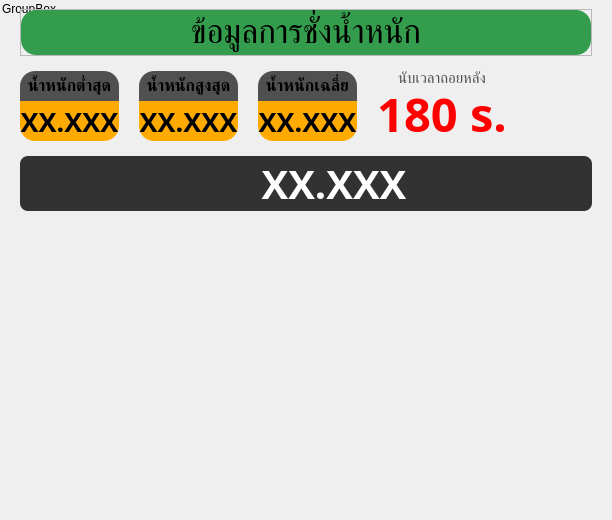
         <widget class="QWidget" name="weighing_page">
          <property name="styleSheet">
           <string notr="true">QGroupBox {
	border: none
}</string>
          </property>
          <layout class="QVBoxLayout" name="verticalLayout_27">
           <property name="spacing">
            <number>0</number>
           </property>
           <property name="leftMargin">
            <number>0</number>
           </property>
           <property name="topMargin">
            <number>0</number>
           </property>
           <property name="rightMargin">
            <number>0</number>
           </property>
           <property name="bottomMargin">
            <number>0</number>
           </property>
           <item>
            <widget class="QGroupBox" name="weight_summary_main_group">
             <property name="minimumSize">
              <size>
               <width>0</width>
               <height>220</height>
              </size>
             </property>
             <property name="maximumSize">
              <size>
               <width>16777215</width>
               <height>220</height>
              </size>
             </property>
             <property name="title">
              <string>GroupBox</string>
             </property>
             <layout class="QVBoxLayout" name="verticalLayout_9">
              <property name="spacing">
               <number>15</number>
              </property>
              <property name="leftMargin">
               <number>20</number>
              </property>
              <property name="rightMargin">
               <number>20</number>
              </property>
              <item>
               <widget class="QFrame" name="weight_summary_title_frame">
                <property name="maximumSize">
                 <size>
                  <width>16777215</width>
                  <height>60</height>
                 </size>
                </property>
                <property name="frameShape">
                 <enum>QFrame::Shape::StyledPanel</enum>
                </property>
                <property name="frameShadow">
                 <enum>QFrame::Shadow::Raised</enum>
                </property>
                <layout class="QHBoxLayout" name="horizontalLayout_34">
                 <property name="spacing">
                  <number>0</number>
                 </property>
                 <property name="leftMargin">
                  <number>0</number>
                 </property>
                 <property name="topMargin">
                  <number>0</number>
                 </property>
                 <property name="rightMargin">
                  <number>0</number>
                 </property>
                 <property name="bottomMargin">
                  <number>0</number>
                 </property>
                 <item>
                  <widget class="QLabel" name="weight_summary_title">
                   <property name="maximumSize">
                    <size>
                     <width>16777215</width>
                     <height>50</height>
                    </size>
                   </property>
                   <property name="font">
                    <font>
                     <family>Kanit</family>
                     <pointsize>25</pointsize>
                    </font>
                   </property>
                   <property name="styleSheet">
                    <string notr="true">background-color: rgb(52, 157, 77);
border-radius: 15px;</string>
                   </property>
                   <property name="text">
                    <string>ข้อมูลการชั่งน้ำหนัก</string>
                   </property>
                   <property name="alignment">
                    <set>Qt::AlignmentFlag::AlignCenter</set>
                   </property>
                  </widget>
                 </item>
                </layout>
               </widget>
              </item>
              <item>
               <widget class="QGroupBox" name="weight_summary_group">
                <property name="minimumSize">
                 <size>
                  <width>0</width>
                  <height>0</height>
                 </size>
                </property>
                <property name="maximumSize">
                 <size>
                  <width>16777215</width>
                  <height>70</height>
                 </size>
                </property>
                <property name="font">
                 <font>
                  <pointsize>5</pointsize>
                 </font>
                </property>
                <property name="styleSheet">
                 <string notr="true">#summary_weight_min_1, #summary_weight_min_2, #summary_average
 {
	background-color: rgb(255, 170, 0);
	border-bottom-left-radius: 15px;
	border-bottom-right-radius: 15px;
}

#summary_weight_min_label_1, #summary_weight_min_label_2, #summary_average_label {
	background-color: rgb(80, 80, 80);
	border-top-left-radius: 15px;
	border-top-right-radius: 15px;
}</string>
                </property>
                <property name="alignment">
                 <set>Qt::AlignmentFlag::AlignBottom|Qt::AlignmentFlag::AlignHCenter</set>
                </property>
                <layout class="QHBoxLayout" name="horizontalLayout_35">
                 <property name="spacing">
                  <number>20</number>
                 </property>
                 <property name="leftMargin">
                  <number>0</number>
                 </property>
                 <property name="topMargin">
                  <number>0</number>
                 </property>
                 <property name="rightMargin">
                  <number>0</number>
                 </property>
                 <property name="bottomMargin">
                  <number>0</number>
                 </property>
                 <item>
                  <widget class="QGroupBox" name="summary_weight_min_group_1">
                   <property name="layoutDirection">
                    <enum>Qt::LayoutDirection::LeftToRight</enum>
                   </property>
                   <property name="styleSheet">
                    <string notr="true"/>
                   </property>
                   <layout class="QVBoxLayout" name="verticalLayout_18">
                    <property name="spacing">
                     <number>0</number>
                    </property>
                    <property name="leftMargin">
                     <number>0</number>
                    </property>
                    <property name="topMargin">
                     <number>0</number>
                    </property>
                    <property name="rightMargin">
                     <number>0</number>
                    </property>
                    <property name="bottomMargin">
                     <number>0</number>
                    </property>
                    <item>
                     <widget class="QLabel" name="summary_weight_min_label_1">
                      <property name="font">
                       <font>
                        <family>Kanit</family>
                        <pointsize>12</pointsize>
                        <bold>true</bold>
                       </font>
                      </property>
                      <property name="layoutDirection">
                       <enum>Qt::LayoutDirection::LeftToRight</enum>
                      </property>
                      <property name="autoFillBackground">
                       <bool>false</bool>
                      </property>
                      <property name="styleSheet">
                       <string notr="true"/>
                      </property>
                      <property name="text">
                       <string>น้ำหนักต่ำสุด</string>
                      </property>
                      <property name="alignment">
                       <set>Qt::AlignmentFlag::AlignCenter</set>
                      </property>
                     </widget>
                    </item>
                    <item>
                     <widget class="QLabel" name="summary_weight_min_1">
                      <property name="minimumSize">
                       <size>
                        <width>0</width>
                        <height>40</height>
                       </size>
                      </property>
                      <property name="maximumSize">
                       <size>
                        <width>16777215</width>
                        <height>40</height>
                       </size>
                      </property>
                      <property name="font">
                       <font>
                        <family>Kanit</family>
                        <pointsize>20</pointsize>
                        <bold>true</bold>
                       </font>
                      </property>
                      <property name="styleSheet">
                       <string notr="true"/>
                      </property>
                      <property name="text">
                       <string>XX.XXX</string>
                      </property>
                      <property name="alignment">
                       <set>Qt::AlignmentFlag::AlignCenter</set>
                      </property>
                     </widget>
                    </item>
                   </layout>
                  </widget>
                 </item>
                 <item>
                  <widget class="QGroupBox" name="summary_weight_min_group_2">
                   <property name="layoutDirection">
                    <enum>Qt::LayoutDirection::LeftToRight</enum>
                   </property>
                   <property name="styleSheet">
                    <string notr="true"/>
                   </property>
                   <layout class="QVBoxLayout" name="verticalLayout_19">
                    <property name="spacing">
                     <number>0</number>
                    </property>
                    <property name="leftMargin">
                     <number>0</number>
                    </property>
                    <property name="topMargin">
                     <number>0</number>
                    </property>
                    <property name="rightMargin">
                     <number>0</number>
                    </property>
                    <property name="bottomMargin">
                     <number>0</number>
                    </property>
                    <item>
                     <widget class="QLabel" name="summary_weight_min_label_2">
                      <property name="font">
                       <font>
                        <family>Kanit</family>
                        <pointsize>12</pointsize>
                        <bold>true</bold>
                       </font>
                      </property>
                      <property name="layoutDirection">
                       <enum>Qt::LayoutDirection::LeftToRight</enum>
                      </property>
                      <property name="autoFillBackground">
                       <bool>false</bool>
                      </property>
                      <property name="styleSheet">
                       <string notr="true"/>
                      </property>
                      <property name="text">
                       <string>น้ำหนักสูงสุด</string>
                      </property>
                      <property name="alignment">
                       <set>Qt::AlignmentFlag::AlignCenter</set>
                      </property>
                     </widget>
                    </item>
                    <item>
                     <widget class="QLabel" name="summary_weight_min_2">
                      <property name="minimumSize">
                       <size>
                        <width>0</width>
                        <height>40</height>
                       </size>
                      </property>
                      <property name="maximumSize">
                       <size>
                        <width>16777215</width>
                        <height>40</height>
                       </size>
                      </property>
                      <property name="font">
                       <font>
                        <family>Kanit</family>
                        <pointsize>20</pointsize>
                        <bold>true</bold>
                       </font>
                      </property>
                      <property name="styleSheet">
                       <string notr="true"/>
                      </property>
                      <property name="text">
                       <string>XX.XXX</string>
                      </property>
                      <property name="alignment">
                       <set>Qt::AlignmentFlag::AlignCenter</set>
                      </property>
                     </widget>
                    </item>
                   </layout>
                  </widget>
                 </item>
                 <item>
                  <widget class="QGroupBox" name="average_summary_group">
                   <property name="layoutDirection">
                    <enum>Qt::LayoutDirection::LeftToRight</enum>
                   </property>
                   <property name="styleSheet">
                    <string notr="true"/>
                   </property>
                   <layout class="QVBoxLayout" name="verticalLayout_20">
                    <property name="spacing">
                     <number>0</number>
                    </property>
                    <property name="leftMargin">
                     <number>0</number>
                    </property>
                    <property name="topMargin">
                     <number>0</number>
                    </property>
                    <property name="rightMargin">
                     <number>0</number>
                    </property>
                    <property name="bottomMargin">
                     <number>0</number>
                    </property>
                    <item>
                     <widget class="QLabel" name="summary_average_label">
                      <property name="font">
                       <font>
                        <family>Kanit</family>
                        <pointsize>12</pointsize>
                        <bold>true</bold>
                       </font>
                      </property>
                      <property name="layoutDirection">
                       <enum>Qt::LayoutDirection::LeftToRight</enum>
                      </property>
                      <property name="autoFillBackground">
                       <bool>false</bool>
                      </property>
                      <property name="styleSheet">
                       <string notr="true"/>
                      </property>
                      <property name="text">
                       <string>น้ำหนักเฉลี่ย</string>
                      </property>
                      <property name="alignment">
                       <set>Qt::AlignmentFlag::AlignCenter</set>
                      </property>
                     </widget>
                    </item>
                    <item>
                     <widget class="QLabel" name="summary_average">
                      <property name="minimumSize">
                       <size>
                        <width>0</width>
                        <height>40</height>
                       </size>
                      </property>
                      <property name="maximumSize">
                       <size>
                        <width>16777215</width>
                        <height>40</height>
                       </size>
                      </property>
                      <property name="font">
                       <font>
                        <family>Kanit</family>
                        <pointsize>20</pointsize>
                        <bold>true</bold>
                       </font>
                      </property>
                      <property name="styleSheet">
                       <string notr="true"/>
                      </property>
                      <property name="text">
                       <string>XX.XXX</string>
                      </property>
                      <property name="alignment">
                       <set>Qt::AlignmentFlag::AlignCenter</set>
                      </property>
                     </widget>
                    </item>
                   </layout>
                  </widget>
                 </item>
                 <item>
                  <widget class="QGroupBox" name="timeout_group">
                   <property name="minimumSize">
                    <size>
                     <width>0</width>
                     <height>0</height>
                    </size>
                   </property>
                   <property name="maximumSize">
                    <size>
                     <width>16777215</width>
                     <height>70</height>
                    </size>
                   </property>
                   <property name="font">
                    <font>
                     <pointsize>1</pointsize>
                    </font>
                   </property>
                   <property name="alignment">
                    <set>Qt::AlignmentFlag::AlignCenter</set>
                   </property>
                   <property name="checkable">
                    <bool>false</bool>
                   </property>
                   <property name="checked">
                    <bool>false</bool>
                   </property>
                   <layout class="QVBoxLayout" name="verticalLayout_26">
                    <property name="spacing">
                     <number>0</number>
                    </property>
                    <property name="leftMargin">
                     <number>0</number>
                    </property>
                    <property name="topMargin">
                     <number>0</number>
                    </property>
                    <property name="rightMargin">
                     <number>0</number>
                    </property>
                    <property name="bottomMargin">
                     <number>0</number>
                    </property>
                    <item>
                     <widget class="QLabel" name="timeout_title">
                      <property name="font">
                       <font>
                        <family>Kanit</family>
                        <pointsize>11</pointsize>
                       </font>
                      </property>
                      <property name="styleSheet">
                       <string notr="true">color: rgb(80, 80, 80);</string>
                      </property>
                      <property name="text">
                       <string>นับเวลาถอยหลัง</string>
                      </property>
                      <property name="alignment">
                       <set>Qt::AlignmentFlag::AlignCenter</set>
                      </property>
                     </widget>
                    </item>
                    <item>
                     <widget class="QLabel" name="timeout">
                      <property name="font">
                       <font>
                        <family>Kanit</family>
                        <pointsize>35</pointsize>
                        <bold>true</bold>
                       </font>
                      </property>
                      <property name="styleSheet">
                       <string notr="true">color: rgb(255, 0, 0);</string>
                      </property>
                      <property name="text">
                       <string>180 s.</string>
                      </property>
                      <property name="alignment">
                       <set>Qt::AlignmentFlag::AlignCenter</set>
                      </property>
                     </widget>
                    </item>
                   </layout>
                  </widget>
                 </item>
                 <item>
                  <widget class="QPushButton" name="button_exit">
                   <property name="minimumSize">
                    <size>
                     <width>65</width>
                     <height>65</height>
                    </size>
                   </property>
                   <property name="maximumSize">
                    <size>
                     <width>65</width>
                     <height>65</height>
                    </size>
                   </property>
                   <property name="cursor">
                    <cursorShape>PointingHandCursor</cursorShape>
                   </property>
                   <property name="styleSheet">
                    <string notr="true">border: none;</string>
                   </property>
                   <property name="text">
                    <string/>
                   </property>
                   <property name="icon">
                    <iconset resource="resource.qrc">
                     <normaloff>:/assets/icon/exit.png</normaloff>:/assets/icon/exit.png</iconset>
                   </property>
                   <property name="iconSize">
                    <size>
                     <width>60</width>
                     <height>60</height>
                    </size>
                   </property>
                  </widget>
                 </item>
                </layout>
               </widget>
              </item>
              <item>
               <widget class="QWidget" name="current_weight_widget" native="true">
                <property name="minimumSize">
                 <size>
                  <width>0</width>
                  <height>55</height>
                 </size>
                </property>
                <property name="styleSheet">
                 <string notr="true">background-color: rgb(50, 50, 50);
color: rgb(255, 255, 255);
border-radius: 8px;</string>
                </property>
                <layout class="QHBoxLayout" name="horizontalLayout_12">
                 <property name="leftMargin">
                  <number>20</number>
                 </property>
                 <property name="topMargin">
                  <number>0</number>
                 </property>
                 <property name="rightMargin">
                  <number>20</number>
                 </property>
                 <property name="bottomMargin">
                  <number>0</number>
                 </property>
                 <item>
                  <spacer name="horizontalSpacer">
                   <property name="orientation">
                    <enum>Qt::Orientation::Horizontal</enum>
                   </property>
                   <property name="sizeHint" stdset="0">
                    <size>
                     <width>40</width>
                     <height>20</height>
                    </size>
                   </property>
                  </spacer>
                 </item>
                 <item>
                  <widget class="QLabel" name="current_weight_label">
                   <property name="minimumSize">
                    <size>
                     <width>50</width>
                     <height>50</height>
                    </size>
                   </property>
                   <property name="maximumSize">
                    <size>
                     <width>50</width>
                     <height>50</height>
                    </size>
                   </property>
                   <property name="text">
                    <string/>
                   </property>
                   <property name="pixmap">
                    <pixmap resource="resource.qrc">:/assets/icon/weighing.png</pixmap>
                   </property>
                   <property name="scaledContents">
                    <bool>true</bool>
                   </property>
                   <property name="alignment">
                    <set>Qt::AlignmentFlag::AlignCenter</set>
                   </property>
                  </widget>
                 </item>
                 <item>
                  <widget class="QLabel" name="current_weight">
                   <property name="minimumSize">
                    <size>
                     <width>200</width>
                     <height>0</height>
                    </size>
                   </property>
                   <property name="maximumSize">
                    <size>
                     <width>200</width>
                     <height>16777215</height>
                    </size>
                   </property>
                   <property name="font">
                    <font>
                     <family>Kanit</family>
                     <pointsize>30</pointsize>
                     <italic>false</italic>
                     <bold>true</bold>
                     <underline>false</underline>
                     <strikeout>false</strikeout>
                    </font>
                   </property>
                   <property name="text">
                    <string>XX.XXX</string>
                   </property>
                   <property name="alignment">
                    <set>Qt::AlignmentFlag::AlignCenter</set>
                   </property>
                  </widget>
                 </item>
                 <item>
                  <spacer name="horizontalSpacer_6">
                   <property name="orientation">
                    <enum>Qt::Orientation::Horizontal</enum>
                   </property>
                   <property name="sizeHint" stdset="0">
                    <size>
                     <width>40</width>
                     <height>20</height>
                    </size>
                   </property>
                  </spacer>
                 </item>
                </layout>
               </widget>
              </item>
             </layout>
            </widget>
           </item>
           <item>
            <widget class="QGroupBox" name="weight_summary_main_group_2">
             <property name="minimumSize">
              <size>
               <width>0</width>
               <height>300</height>
              </size>
             </property>
             <property name="alignment">
              <set>Qt::AlignmentFlag::AlignCenter</set>
             </property>
             <layout class="QVBoxLayout" name="verticalLayout_8">
              <property name="spacing">
               <number>10</number>
              </property>
              <property name="leftMargin">
               <number>5</number>
              </property>
              <property name="rightMargin">
               <number>5</number>
              </property>
              <item>
               <widget class="QScrollArea" name="scrollArea">
                <property name="styleSheet">
                 <string notr="true">border: none;</string>
                </property>
                <property name="widgetResizable">
                 <bool>true</bool>
                </property>
                <widget class="QWidget" name="summary_weighing_widget">
                 <property name="geometry">
                  <rect>
                   <x>0</x>
                   <y>0</y>
                   <width>100</width>
                   <height>30</height>
                  </rect>
                 </property>
                </widget>
               </widget>
              </item>
             </layout>
            </widget>
           </item>
          </layout>
         </widget>
